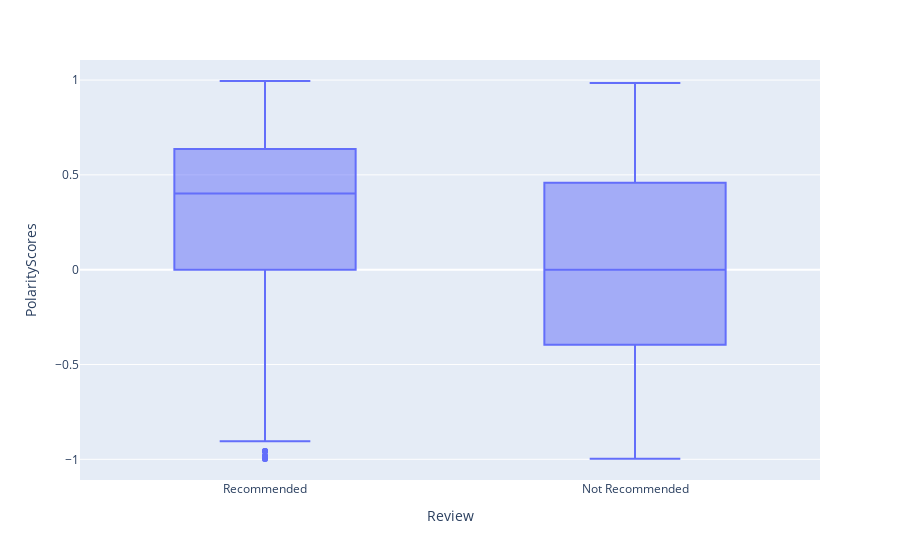

The notebook cell saved with this chart:
### Code cell
px.box(df, x='Review', y='PolarityScores')

### Figure 1 — Plotly figure (JSON) as saved in the notebook; plotly's stock layout.template omitted (floating-point values rounded to 4 significant figures; data arrays with more than 128 entries replaced by an {"elided": "..."} marker saying what was removed)
{"data": [{"alignmentgroup": "True", "hovertemplate": "Review=%{x}<br>PolarityScores=%{y}<extra></extra>", "legendgroup": "", "marker": {"color": "#636efa"}, "name": "", "notched": false, "offsetgroup": "", "orientation": "v", "showlegend": false, "type": "box", "x": {"elided": "1850 str values"}, "x0": " ", "xaxis": "x", "y": {"elided": "1850 float values"}, "y0": " ", "yaxis": "y"}], "layout": {"autosize": true, "boxmode": "group", "dragmode": "zoom", "legend": {"tracegroupgap": 0}, "margin": {"t": 60}, "xaxis": {"anchor": "y", "autorange": true, "domain": [0, 1], "range": [-0.5, 1.5], "title": {"text": "Review"}, "type": "category"}, "yaxis": {"anchor": "x", "autorange": true, "domain": [0, 1], "range": [-1.109, 1.106], "title": {"text": "PolarityScores"}, "type": "linear"}}}
